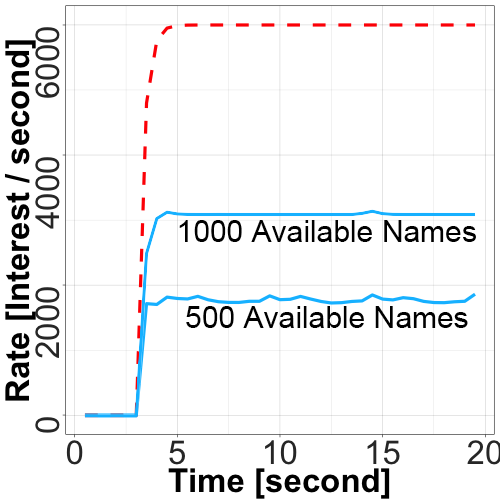

Source code (R):
# install.packages('ggplot2')
library(ggplot2)
# install.packages('scales')
library(scales)
# install.packages('doBy')
library(doBy)

#########################
# Rate trace processing #
#########################
args = commandArgs(trailingOnly=TRUE)
target = args[1]

data = read.table(paste(target, "txt", sep="."), header=T)
data$Node = factor(data$Node)
data$FaceId <- factor(data$FaceId)
data$Kilobits <- data$Kilobytes * 8
data$Type = factor(data$Type)

# exlude irrelevant types
data = subset(data, Type %in% c("InInterests"))


data.consumer = subset(data, Node %in% c("as1-math-g0",
                                         "as1-math-g1",
                                         "as2-math-g0",
                                         "as2-math-g1",
                                         "as2-cs-g0",
                                         "as2-cs-g1",
                                         "as3-cs-g0",
                                         "as3-cs-g1",
                                         "as4-hw-g0",
                                         "as4-hw-g1",
                                         "as4-sm-g0",
                                         "as4-sm-g1"))

data.attacker = subset(data, Node %in% c("as1-math-a0",
                                         "as1-math-a1",
                                         "as1-math-a2",
                                         "as1-math-a3",
                                         "as1-math-a4",
                                         "as1-math-a5",
                                         "as1-math-a6",
                                         "as1-math-a7",
                                         "as1-math-a8",
                                         "as1-math-a9",
                                         "as2-math-a0",
                                         "as2-math-a1",
                                         "as2-math-a2",
                                         "as2-math-a3",
                                         "as2-math-a4",
                                         "as2-math-a5",
                                         "as2-math-a6",
                                         "as2-math-a7",
                                         "as2-math-a8",
                                         "as2-math-a9",
                                         "as2-cs-a0",
                                         "as2-cs-a1",
                                         "as2-cs-a2",
                                         "as2-cs-a3",
                                         "as2-cs-a4",
                                         "as2-cs-a5",
                                         "as2-cs-a6",
                                         "as2-cs-a7",
                                         "as2-cs-a8",
                                         "as2-cs-a9",
                                         "as3-cs-a0",
                                         "as3-cs-a1",
                                         "as3-cs-a2",
                                         "as3-cs-a3",
                                         "as3-cs-a4",
                                         "as3-cs-a5",
                                         "as3-cs-a6",
                                         "as3-cs-a7",
                                         "as3-cs-a8",
                                         "as3-cs-a9",
                                         "as4-hw-a0",
                                         "as4-hw-a1",
                                         "as4-hw-a2",
                                         "as4-hw-a3",
                                         "as4-hw-a4",
                                         "as4-hw-a5",
                                         "as4-hw-a6",
                                         "as4-hw-a7",
                                         "as4-hw-a8",
                                         "as4-hw-a9",
                                         "as4-sm-a0",
                                         "as4-sm-a1",
                                         "as4-sm-a2",
                                         "as4-sm-a3",
                                         "as4-sm-a4",
                                         "as4-sm-a5",
                                         "as4-sm-a6",
                                         "as4-sm-a7",
                                         "as4-sm-a8",
                                         "as4-sm-a9"))
data.victim = subset(data, Node %in% c("as1-cs-server"))
data.gateway = subset(data, Node %in% c("as1-cs"))

# combine stats from all faces
data = summaryBy(. ~ Time + Node + Type, data=data, FUN=sum)
data.attacker = summaryBy(. ~ Time + Type, data=data.attacker, FUN=sum)
data.victim = summaryBy(. ~ Time + Type, data=data.victim, FUN=sum)
data.gateway = summaryBy(. ~ Time + Type, data=data.gateway, FUN=sum)
data.consumer = summaryBy(. ~ Time + Type, data=data.consumer, FUN=sum)
data.attacker$Node = "attacker"
data.victim$Node = "victim"
data.gateway$Node = "gateway"
data.consumer$Node = "consumer"
result = rbind(data.victim, data.attacker)

# graph rates on selected nodes in number of incoming interest packets
g.nodes <- ggplot(result, aes (x=Time, y=Packets.sum)) +
  scale_shape_manual(values=c(8, 15)) +
  scale_color_manual(values=c("red", "deepskyblue")) +
  geom_line(aes (x=Time, y=Packets.sum, color=Node, linetype=Node), size=1.5) +
  scale_linetype_manual(values=c("dashed", "solid")) +
  # geom_point(size=1.5) +
  #geom_bar(stat="identity") +
  xlab("Time [second]") +
  ylab("Rate [Interest / second]") +
  theme_linedraw() +
  theme(
    legend.position="none", text = element_text(size=12),
    axis.text.x = element_text(color = "grey20", size = 33, angle = 0, face = "plain"),
    axis.text.y = element_text(color = "grey20", size = 33, angle = 90, face = "plain"),
    axis.title.x = element_text(color="black", size=33, face="bold"),
    axis.title.y = element_text(color="black", size=33, face="bold")
  )

png(paste(target, "png", sep="."), width=500, height=500)
print(g.nodes)
retval <- dev.off()
